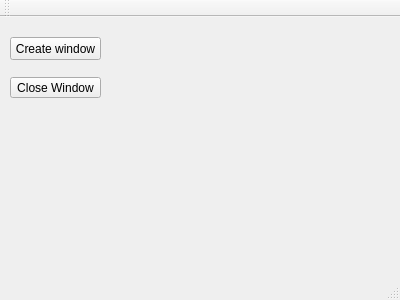
<?xml version="1.0" encoding="UTF-8"?>
<ui version="4.0">
 <class>MainWindow</class>
 <widget class="QMainWindow" name="MainWindow">
  <property name="geometry">
   <rect>
    <x>0</x>
    <y>0</y>
    <width>400</width>
    <height>300</height>
   </rect>
  </property>
  <property name="windowTitle">
   <string>MainWindow</string>
  </property>
  <widget class="QWidget" name="centralWidget">
   <widget class="QPushButton" name="pushButton">
    <property name="geometry">
     <rect>
      <x>10</x>
      <y>20</y>
      <width>91</width>
      <height>23</height>
     </rect>
    </property>
    <property name="text">
     <string>Create window</string>
    </property>
   </widget>
   <widget class="QPushButton" name="pushButton_2">
    <property name="geometry">
     <rect>
      <x>10</x>
      <y>60</y>
      <width>91</width>
      <height>21</height>
     </rect>
    </property>
    <property name="text">
     <string>Close Window</string>
    </property>
   </widget>
  </widget>
  <widget class="QMenuBar" name="menuBar">
   <property name="geometry">
    <rect>
     <x>0</x>
     <y>0</y>
     <width>400</width>
     <height>21</height>
    </rect>
   </property>
  </widget>
  <widget class="QToolBar" name="mainToolBar">
   <attribute name="toolBarArea">
    <enum>TopToolBarArea</enum>
   </attribute>
   <attribute name="toolBarBreak">
    <bool>false</bool>
   </attribute>
  </widget>
  <widget class="QStatusBar" name="statusBar"/>
 </widget>
 <layoutdefault spacing="6" margin="11"/>
 <resources/>
 <connections/>
</ui>
